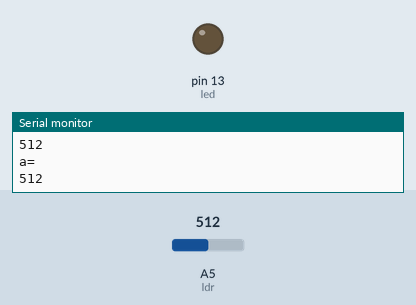
Simulated run of this sketch. Board: Arduino Uno, built with avr-gcc and run on an emulated ATmega328P. Shown: output pins drawn as LEDs (lit = HIGH), the last lines printed to the serial monitor. Inputs (shaded band) come from the test bench; at power-on: A5 (ldr) = 512.

Above: at 1.2 s.
1.3 s: A5 (ldr) set to 482
At 2.9 s:
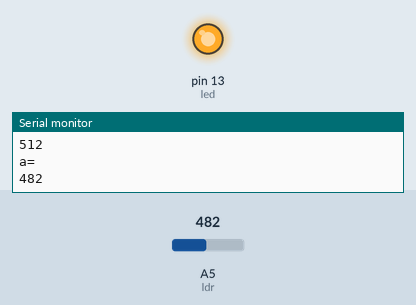
3.5 s: A5 (ldr) set to 510
At 4.4 s:
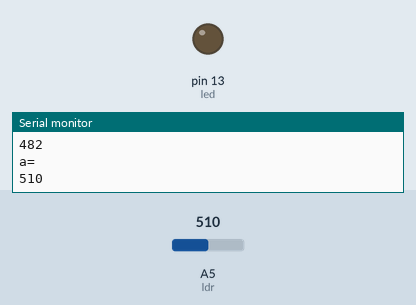
5.5 s: A5 (ldr) set to 490
At 7.2 s:
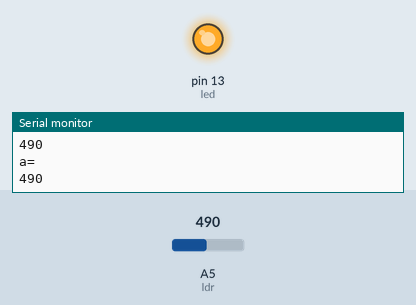
Timing chart, 0 to 8.7 s (numbered marks = the images above; inputs shaded):
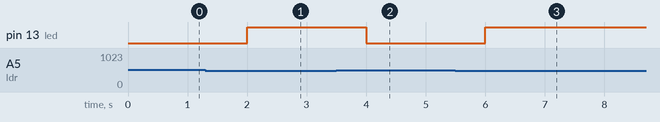

The sketch:

fotoresistor_2.ino
```cpp
int led = 13;
int ldr = A5;
int a;
void setup()
{
Serial.begin(9600);
pinMode(led, OUTPUT);
}
void loop()
{

if (analogRead(ldr) < 500) digitalWrite(led, HIGH);
else digitalWrite(led, LOW);

a=analogRead(A5);
Serial.println("a=");Serial.println(a);
delay(1000);
}
```

Measured:
- the behaviour switches between 500 and 499 on A5 (ldr) (found by bisection; images 0 and 1)
- after the input at 1.3 s, pin 13 (led): LOW → HIGH after 0.70 s
- after the input at 3.5 s, pin 13 (led): HIGH → LOW after 0.50 s
- after the input at 5.5 s, pin 13 (led): LOW → HIGH after 0.50 s
